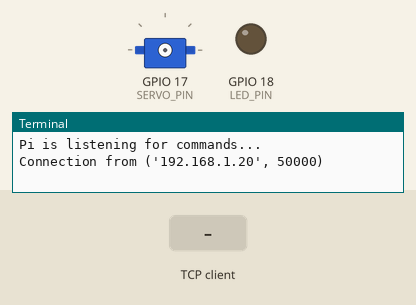
This program was run on a simulated Raspberry Pi (BCM pin numbers). On the bench: servo, output pins drawn as LEDs (lit = HIGH), the last lines printed to the terminal. The test bench sets the inputs (shaded band). One TCP client connects 1 s after the port opens and stays connected; servo angles are drawn from the pulse width (0.5 ms = 0°, 2.5 ms = 180°).

Above: at 1.2 s.
1.3 s: the TCP client sends "LED red"
At 1.7 s:
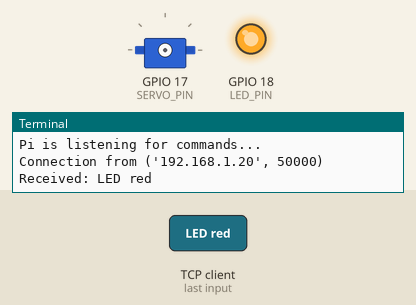
2.8 s: the TCP client sends "SERVO"
At 4.4 s:
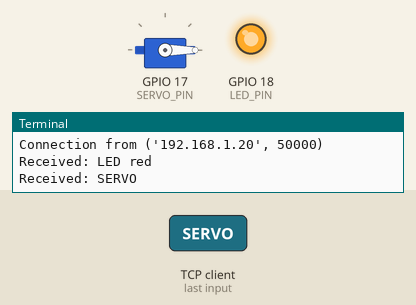
4.8 s: the TCP client sends "LED green"
At 5.5 s:
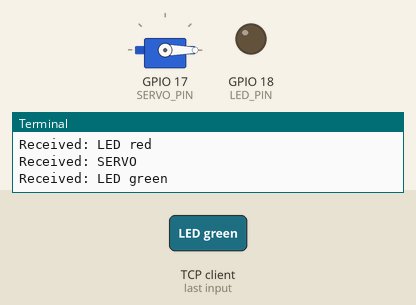
6.3 s: the TCP client sends "SERVO"
At 6.7 s:
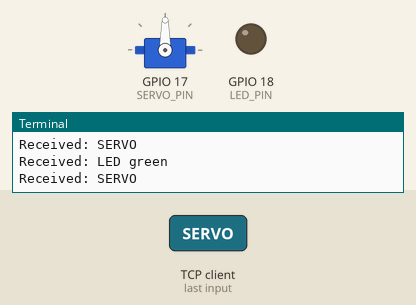
Timing chart, 0 to 9.3 s (numbered marks = the images above; inputs shaded):
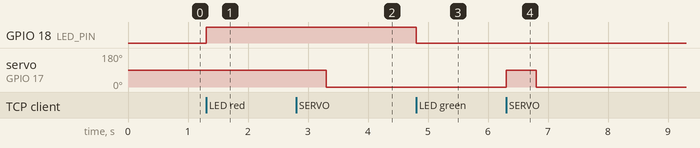

The program:

pi_socket_server.py
```python
import socket
import RPi.GPIO as GPIO
import time

# GPIO setup
LED_PIN = 18
SERVO_PIN = 17

GPIO.setmode(GPIO.BCM)
GPIO.setup(LED_PIN, GPIO.OUT)
GPIO.setup(SERVO_PIN, GPIO.OUT)

servo = GPIO.PWM(SERVO_PIN, 50)
servo.start(0)

def activate_servo():
    servo.ChangeDutyCycle(7.5)
    time.sleep(0.5)
    servo.ChangeDutyCycle(2.5)
    time.sleep(0.5)
    servo.ChangeDutyCycle(0)

def handle_command(command):
    print(f"Received: {command}")
    if "LED red" in command:
        GPIO.output(LED_PIN, GPIO.HIGH)  # Red mock (depends on actual setup)
    elif "LED green" in command:
        GPIO.output(LED_PIN, GPIO.LOW)
    elif "SERVO" in command:
        activate_servo()

# Socket server
HOST = "0.0.0.0"
PORT = 5000
sock = socket.socket(socket.AF_INET, socket.SOCK_STREAM)
sock.bind((HOST, PORT))
sock.listen(1)
print("Pi is listening for commands...")

conn, addr = sock.accept()
print(f"Connection from {addr}")

try:
    while True:
        data = conn.recv(1024).decode()
        if not data:
            break
        handle_command(data)
except KeyboardInterrupt:
    pass
finally:
    servo.stop()
    GPIO.cleanup()
    conn.close()
```

Measured:
- after the input at 1.3 s, GPIO 18 (LED_PIN): LOW → HIGH at once
- after the input at 2.8 s, servo on GPIO 17 (SERVO_PIN): 90° → 0° after 0.50 s
- after the input at 4.8 s, GPIO 18 (LED_PIN): HIGH → LOW at once
- after the input at 6.3 s, servo on GPIO 17 (SERVO_PIN): 0° → 90° at once, → 0° 0.50 s later
